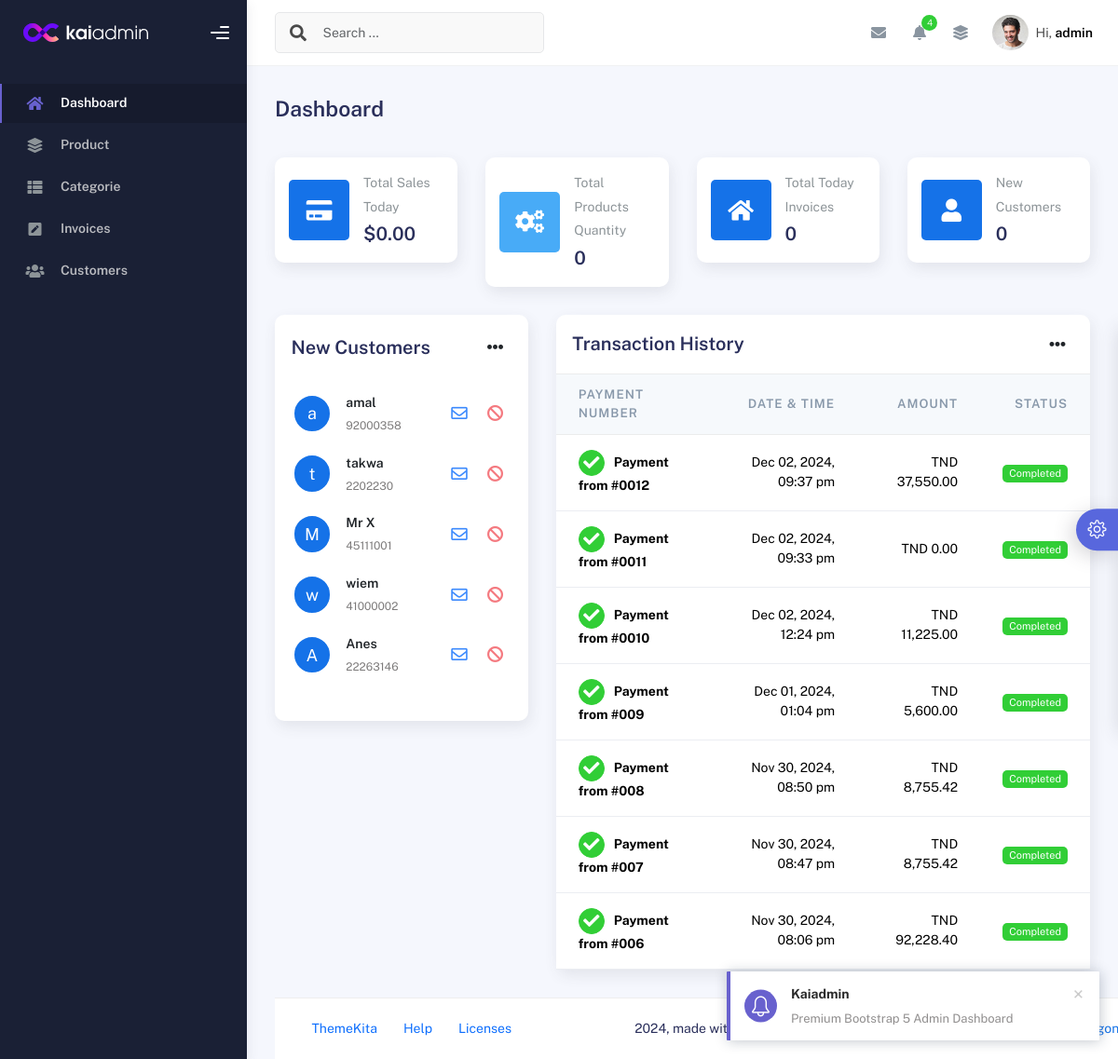
/index.php (signed in), run on the app's committed database.
### tables this page shows
CREATE TABLE `customers` (
  `id` int(11) NOT NULL,
  `name` varchar(255) NOT NULL,
  `phone` varchar(255) DEFAULT NULL,
  `balance` decimal(10,2) NOT NULL,
  `created_at` timestamp NOT NULL DEFAULT current_timestamp(),
  `updated_at` timestamp NOT NULL DEFAULT current_timestamp()
);

CREATE TABLE `invoices` (
  `id` int(11) NOT NULL,
  `customer_name` varchar(255) NOT NULL,
  `customer_phone` varchar(255) DEFAULT NULL,
  `total_amount` decimal(10,2) NOT NULL,
  `created_at` timestamp NOT NULL DEFAULT current_timestamp()
);

### index.php (the view, shortened to what this page needs)
<!DOCTYPE html>
<html lang="en">
  <head>
    <link rel="stylesheet" href="assets/css/bootstrap.min.css" />
    <link rel="stylesheet" href="assets/css/plugins.min.css" />
    <link rel="stylesheet" href="assets/css/kaiadmin.min.css" />
    <link rel="stylesheet" href="assets/css/demo.css" />
  </head>
  <body>
    <div class="wrapper">
      <div class="sidebar" data-background-color="dark">
        <div class="sidebar-logo">
          <div class="logo-header" data-background-color="dark">
            <a href="index.php" class="logo">
              <img
                src="assets/img/kaiadmin/logo_light.svg"
                alt="navbar brand"
                class="navbar-brand"
                height="20"
              />
            </a>
            <div class="nav-toggle">
              <button class="btn btn-toggle toggle-sidebar">
                <i class="gg-menu-right"></i>
              </button>
            </div>
          </div>
        </div>
        <div class="sidebar-wrapper scrollbar scrollbar-inner">
          <div class="sidebar-content">
            <ul class="nav nav-secondary">
              <li class="nav-item active">
                <a
                  href="index.php"
                  class="collapsed"
                >
                  <i class="fas fa-home"></i>
                  <p>Dashboard</p>
                </a>
              </li>
              <li class="nav-item">
                <a href="products.php">
                  <i class="fas fa-layer-group"></i>
                  <p>Product</p>
                </a>
              </li>
              <li class="nav-item">
                <a href="categories.php">
                  <i class="fas fa-th-list"></i>
                  <p>Categorie</p>
                </a>
              </li>
              <li class="nav-item">
                  <a href="invoices.php">
                  <i class="fas fa-pen-square"></i>
                  <p>Invoices</p>
                </a>
              </li>
                <li class="nav-item">
              <a href="customers.php">
                  <i class="fas fa-users"></i>
                  <p>Customers</p>
                </a>
              </li>
            </ul>
          </div>
        </div>
      </div>
      <div class="main-panel">
        <div class="main-header">
          <nav
            class="navbar navbar-header navbar-header-transparent navbar-expand-lg border-bottom"
          >
            <div class="container-fluid">
              <nav
                class="navbar navbar-header-left navbar-expand-lg navbar-form nav-search p-0 d-none d-lg-flex"
              >
                <div class="input-group">
                  <div class="input-group-prepend">
                    <button type="submit" class="btn btn-search pe-1">
                      <i class="fa fa-search search-icon"></i>
                    </button>
                  </div>
                  <input
                    type="text"
                    placeholder="Search ..."
                    class="form-control"
                  />
                </div>
              </nav>
              <ul class="navbar-nav topbar-nav ms-md-auto align-items-center">
                <li class="nav-item topbar-icon dropdown hidden-caret">
                  <a
                    class="nav-link dropdown-toggle"
                    href="#"
                    id="messageDropdown"
                    role="button"
                    data-bs-toggle="dropdown"
                    aria-haspopup="true"
                    aria-expanded="false"
                  >
                    <i class="fa fa-envelope"></i>
                  </a>
                </li>
                <li class="nav-item topbar-icon dropdown hidden-caret">
                  <a
                    class="nav-link dropdown-toggle"
                    href="#"
                    id="notifDropdown"
                    role="button"
                    data-bs-toggle="dropdown"
                    aria-haspopup="true"
                    aria-expanded="false"
                  >
                    <i class="fa fa-bell"></i>
                    <span class="notification">4</span>
                  </a>
                </li>
                <li class="nav-item topbar-icon dropdown hidden-caret">
                  <a
                    class="nav-link"
                    data-bs-toggle="dropdown"
                    href="#"
                    aria-expanded="false"
                  >
                    <i class="fas fa-layer-group"></i>
                  </a>
                </li>
                <li class="nav-item topbar-user dropdown hidden-caret">
                  <a
                    class="dropdown-toggle profile-pic"
                    data-bs-toggle="dropdown"
                    href="#"
                    aria-expanded="false"
                  >
                    <div class="avatar-sm">
                      <img
                        src="assets/img/profile.jpg"
                        alt="..."
                        class="avatar-img rounded-circle"
                      />
                    </div>
                    <span class="profile-username">
                      <span class="op-7">Hi,</span>
                      <span class="fw-bold"><?php echo htmlspecialchars($_SESSION['user']); ?></span>
                    </span>
                  </a>
                </li>
              </ul>
            </div>
          </nav>
        </div>
        <div class="container">
          <div class="page-inner">
            <div
              class="d-flex align-items-left align-items-md-center flex-column flex-md-row pt-2 pb-4"
            >
              <div>
                <h3 class="fw-bold mb-3">Dashboard</h3>
              </div>
            </div>
            <div class="row">
      <div class="col-sm-6 col-md-3">
        <div class="card card-stats card-round">
          <div class="card-body">
            <div class="row align-items-center">
              <div class="col-icon">
                <div class="icon-big text-center icon-primary bubble-shadow-small">
                  <i class="fas fa-credit-card"></i>
                </div>
              </div>
              <div class="col col-stats ms-3 ms-sm-0">
                <div class="numbers">
                  <p class="card-category">Total Sales Today</p>
                  <h4 class="card-title" id="totalSalesToday">$0.00</h4>
                </div>
              </div>
            </div>
          </div>
        </div>
      </div>
      <div class="col-sm-6 col-md-3">
        <div class="card card-stats card-round">
          <div class="card-body">
            <div class="row align-items-center">
              <div class="col-icon">
                <div class="icon-big text-center icon-info bubble-shadow-small">
                  <i class="fas fa-cogs"></i>
                </div>
              </div>
              <div class="col col-stats ms-3 ms-sm-0">
                <div class="numbers">
                  <p class="card-category">Total Products Quantity</p>
                  <h4 class="card-title" id="totalProductQuantity">0</h4>
                </div>
              </div>
            </div>
          </div>
        </div>
      </div>
      <div class="col-sm-6 col-md-3">
        <div class="card card-stats card-round">
          <div class="card-body">
            <div class="row align-items-center">
              <div class="col-icon">
                <div class="icon-big text-center icon-primary bubble-shadow-small">
                <i class="fas fa-home"></i>
                </div>
              </div>
              <div class="col col-stats ms-3 ms-sm-0">
                <div class="numbers">
                  <p class="card-category">Total Today Invoices</p>
                  <h4 class="card-title" id="totalTodyaInvoices">0</h4>
                </div>
              </div>
            </div>
          </div>
        </div>
      </div>
    <div class="col-sm-6 col-md-3">
        <div class="card card-stats card-round">
          <div class="card-body">
            <div class="row align-items-center">
              <div class="col-icon">
                <div class="icon-big text-center icon-primary bubble-shadow-small">
                <i class="fas fa-user"></i>
                </div>
              </div>
              <div class="col col-stats ms-3 ms-sm-0">
                <div class="numbers">
                  <p class="card-category">New Customers</p>
                  <h4 class="card-title" id="newCustomer">0</h4>
                </div>
              </div>
            </div>
          </div>
        </div>
      </div>
    </div>
            <div class="row">
               <div class="col-md-4">
    <div class="card card-round">
      <div class="card-body">
        <div class="card-head-row card-tools-still-right">
          <div class="card-title">New Customers</div>
          <div class="card-tools">
            <div class="dropdown">
              <button class="btn btn-icon btn-clean me-0" type="button" id="dropdownMenuButton" data-bs-toggle="dropdown" aria-haspopup="true" aria-expanded="false">
                <i class="fas fa-ellipsis-h"></i>
              </button>
            </div>
          </div>
        </div>
        <div class="card-list py-4">
   <?php
$conn = new mysqli('sql203.infinityfree.com', 'if0_37176330', 'RBCH5L9ajuC3r', 'if0_37176330_pos');
$sql = "SELECT name, phone as email, created_at FROM customers ORDER BY created_at DESC LIMIT 5";
$result = $conn->query($sql);
if ($result->num_rows > 0) {
    while($row = $result->fetch_assoc()) {
        echo '<div class="item-list">';
        echo '  <div class="avatar">';
        echo '    <span class="avatar-title rounded-circle border border-white bg-primary">' . substr($row["name"], 0, 1) . '</span>';
        echo '  </div>';
        echo '  <div class="info-user ms-3">';
        echo '    <div class="username">' . $row["name"] . '</div>';
        echo '    <div class="status">' . $row["email"] . '</div>';
        echo '  </div>';
        echo '  <button class="btn btn-icon btn-link op-8 me-1">';
        echo '    <i class="far fa-envelope"></i>';
        echo '  </button>';
        echo '  <button class="btn btn-icon btn-link btn-danger op-8">';
        echo '    <i class="fas fa-ban"></i>';
        echo '  </button>';
        echo '</div>';
    }
} else {
    echo 'No customers found.';
}
?>
        </div>
      </div>
    </div>
  </div>
             <div class="col-md-8">
  <div class="card card-round">
    <div class="card-header">
      <div class="card-head-row card-tools-still-right">
        <div class="card-title">Transaction History</div>
        <div class="card-tools">
          <div class="dropdown">
            <button class="btn btn-icon btn-clean me-0" type="button" id="dropdownMenuButton" data-bs-toggle="dropdown" aria-haspopup="true" aria-expanded="false">
              <i class="fas fa-ellipsis-h"></i>
            </button>
          </div>
        </div>
      </div>
    </div>
    <div class="card-body p-0">
      <div class="table-responsive">
        <table class="table align-items-center mb-0">
          <thead class="thead-light">
            <tr>
              <th scope="col">Payment Number</th>
              <th scope="col" class="text-end">Date & Time</th>
              <th scope="col" class="text-end">Amount</th>
              <th scope="col" class="text-end">Status</th>
            </tr>
          </thead>
          <tbody>
          <?php
$conn = new mysqli('sql203.infinityfree.com', 'if0_37176330', 'RBCH5L9ajuC3r', 'if0_37176330_pos');
$sql = "SELECT id payment_number, created_at as payment_date, total_amount amount, 'success' as status FROM invoices order by created_at desc ";
$result = $conn->query($sql);
if ($result->num_rows > 0) {
    while ($row = $result->fetch_assoc()) {
        echo '<tr>';
        echo '  <th scope="row">';
        echo '    <button class="btn btn-icon btn-round btn-success btn-sm me-2">';
        echo '      <i class="fa fa-check"></i>';
        echo '    </button>';
        echo '    Payment from #00' . htmlspecialchars($row['payment_number']) . '</th>';
        echo '  <td class="text-end">' . date('M d, Y, h:i a', strtotime($row['payment_date'])) . '</td>';
        echo '  <td class="text-end">TND ' . number_format($row['amount'], 2) . '</td>';
        echo '  <td class="text-end">';
        echo '    <span class="badge badge-success">Completed</span>';
        echo '  </td>';
        echo '</tr>';
    }
} else {
    echo '<tr><td colspan="4" class="text-center">No successful transactions found.</td></tr>';
}
?>
          </tbody>
        </table>
      </div>
    </div>
  </div>
</div>
        </div>
        <footer class="footer">
          <div class="container-fluid d-flex justify-content-between">
            <nav class="pull-left">
              <ul class="nav">
                <li class="nav-item">
                  <a class="nav-link" href="http://www.themekita.com">
                    ThemeKita
                  </a>
                </li>
                <li class="nav-item">
                  <a class="nav-link" href="#"> Help </a>
                </li>
                <li class="nav-item">
                  <a class="nav-link" href="#"> Licenses </a>
                </li>
              </ul>
            </nav>
            <div class="copyright">
              2024, made with <i class="fa fa-heart heart text-danger"></i> by
              <a href="http://www.themekita.com">ThemeKita</a>
            </div>
            <div>
              <a target="_blank" href="https://themewagon.com/">ThemeWagon</a>.
            </div>
          </div>
        </footer>
      </div>
      <div class="custom-template">
        <div class="custom-toggle">
          <i class="icon-settings"></i>
        </div>
      </div>
    </div>
  </body>
</html>

### assets/css/demo.css (style rules this page uses)
.custom-template { position: fixed; top: 50%; transform: translateY(-50%); right: -325px; width: 325px; height: max-content; display: block; z-index: 1; background: #ffffff; transition: all .3s; z-index: 1003; box-shadow: -1px 1px 20px rgba(69, 65, 78, 0.15); border-top-left-radius: 5px; border-bottom-left-radius: 5px; transition: all .5s; }
.custom-template .custom-toggle { position: absolute; width: 45px; height: 45px; background: #5867dd; top: 50%; left: -45px; transform: translateY(-50%); display: flex; align-items: center; justify-content: center; text-align: center; border-top-left-radius: 30px; border-bottom-left-radius: 30px; cursor: pointer; color: #ffffff; box-shadow: -5px 5px 20px rgba(69, 65, 78, 0.21); }
.custom-template .custom-toggle i { font-size: 20px; animation: 1.3s spin linear infinite; }

### data on the page
customers: name "a", name "amal", phone "92000358"
customers: name "t", name "takwa", phone "2202230"
customers: name "M", name "Mr X", phone "45111001"
customers: name "w", name "wiem", phone "41000002"
customers: name "A", name "Anes", phone "22263146"
invoices: id "12", created_at "Dec 02, 2024, 09:37 pm", total_amount "37,550.00"
invoices: id "11", created_at "Dec 02, 2024, 09:33 pm", total_amount "0.00"
invoices: id "10", created_at "Dec 02, 2024, 12:24 pm", total_amount "11,225.00"
invoices: id "9", created_at "Dec 01, 2024, 01:04 pm", total_amount "5,600.00"
invoices: id "8", created_at "Nov 30, 2024, 08:50 pm", total_amount "8,755.42"
invoices: id "7", created_at "Nov 30, 2024, 08:47 pm", total_amount "8,755.42"
invoices: id "6", created_at "Nov 30, 2024, 08:06 pm", total_amount "92,228.40"

### other printed values
$_SESSION['user'] "admin"
